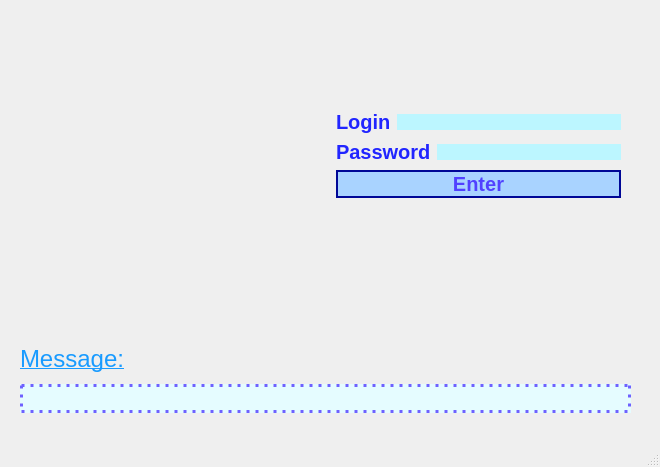
<?xml version="1.0" encoding="UTF-8"?>
<ui version="4.0">
 <class>MainWindow</class>
 <widget class="QMainWindow" name="MainWindow">
  <property name="geometry">
   <rect>
    <x>0</x>
    <y>0</y>
    <width>660</width>
    <height>467</height>
   </rect>
  </property>
  <property name="windowTitle">
   <string>MainWindow</string>
  </property>
  <widget class="QWidget" name="centralwidget">
   <widget class="QWidget" name="formLayoutWidget">
    <property name="geometry">
     <rect>
      <x>330</x>
      <y>110</y>
      <width>291</width>
      <height>111</height>
     </rect>
    </property>
    <layout class="QFormLayout" name="formLayout">
     <item row="0" column="1">
      <layout class="QHBoxLayout" name="horizontalLayout_2">
       <item>
        <widget class="QLabel" name="label">
         <property name="styleSheet">
          <string notr="true">font-size:20px;
font-weight:bold;
color: rgb(33, 37, 255);</string>
         </property>
         <property name="text">
          <string>Login</string>
         </property>
        </widget>
       </item>
       <item>
        <widget class="QLineEdit" name="lineEdit">
         <property name="styleSheet">
          <string notr="true">background:rgb(188, 246, 255);
border:none;
color:rgb(81, 65, 255);</string>
         </property>
         <property name="text">
          <string/>
         </property>
        </widget>
       </item>
      </layout>
     </item>
     <item row="1" column="1">
      <layout class="QHBoxLayout" name="horizontalLayout_3">
       <item>
        <widget class="QLabel" name="label_2">
         <property name="styleSheet">
          <string notr="true">font-size:20px;
font-weight:bold;
color: rgb(33, 37, 255);</string>
         </property>
         <property name="text">
          <string>Password</string>
         </property>
        </widget>
       </item>
       <item>
        <widget class="QLineEdit" name="lineEdit_2">
         <property name="styleSheet">
          <string notr="true">background:rgb(188, 246, 255);
border:none;
color:rgb(81, 65, 255);</string>
         </property>
        </widget>
       </item>
      </layout>
     </item>
     <item row="2" column="1">
      <widget class="QPushButton" name="pushButton">
       <property name="styleSheet">
        <string notr="true">color:rgb(81, 65, 255);
background:rgb(169, 211, 255);
border: 2px solid rgb(0, 7, 150);
font-size: 20px;
font-weight:bold;</string>
       </property>
       <property name="text">
        <string>Enter</string>
       </property>
      </widget>
     </item>
    </layout>
   </widget>
   <widget class="QLabel" name="label_3">
    <property name="geometry">
     <rect>
      <x>50</x>
      <y>40</y>
      <width>231</width>
      <height>241</height>
     </rect>
    </property>
    <property name="styleSheet">
     <string notr="true">
</string>
    </property>
    <property name="text">
     <string/>
    </property>
   </widget>
   <widget class="QWidget" name="verticalLayoutWidget">
    <property name="geometry">
     <rect>
      <x>20</x>
      <y>340</y>
      <width>611</width>
      <height>73</height>
     </rect>
    </property>
    <layout class="QVBoxLayout" name="verticalLayout_3">
     <item>
      <widget class="QLabel" name="label_4">
       <property name="styleSheet">
        <string notr="true">color: rgb(25, 155, 255);
font-size:24px;
text-decoration:underline;</string>
       </property>
       <property name="text">
        <string>Message:</string>
       </property>
      </widget>
     </item>
     <item>
      <widget class="QLineEdit" name="lineEdit_3">
       <property name="styleSheet">
        <string notr="true">font-size:18px;
background:rgb(229, 252, 255);
border: 3px dotted rgb(110, 97, 255);
color: rgb(25, 155, 255);</string>
       </property>
      </widget>
     </item>
    </layout>
   </widget>
  </widget>
  <widget class="QMenuBar" name="menubar">
   <property name="geometry">
    <rect>
     <x>0</x>
     <y>0</y>
     <width>660</width>
     <height>26</height>
    </rect>
   </property>
  </widget>
  <widget class="QStatusBar" name="statusbar"/>
 </widget>
 <resources/>
 <connections/>
</ui>
